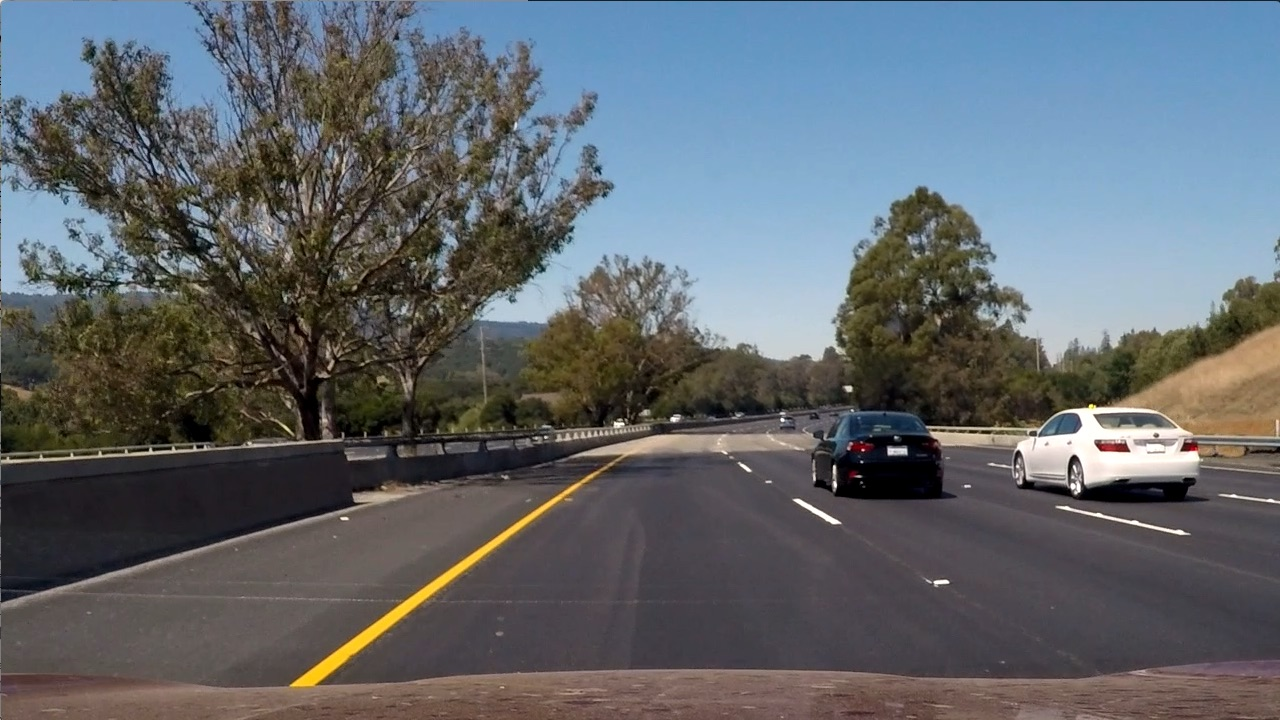
#> input picture test_images/test6.jpg, 1280 x 720 px
$ jupyter execute --allow-errors Advanced-LineFinder.ipynb   (shell and % lines are left out)   (older library calls are emulated)
#> lines starting #> are read from the running program, lines starting #| are printed output that depends on the picture; after the words box and inside, x2 and y2 are one past the last pixel; in counts of white or black regions, pixels touching at a corner belong together
[cell 1]
import os
import cv2
import glob
import pickle
import numpy as np
import matplotlib.pyplot as plt
import matplotlib.image as mpimg

## Advanced Lane Finding Project
---
The goals / steps of this project are the following:

* Compute the camera calibration matrix and distortion coefficients given a set of chessboard images.
* Apply a distortion correction to raw images.
* Use color transforms, gradients, etc., to create a thresholded binary image.
* Apply a perspective transform to rectify binary image ("birds-eye view").
* Detect lane pixels and fit to find the lane boundary.
* Determine the curvature of the lane and vehicle position with respect to center.
* Warp the detected lane boundaries back onto the original image.
* Output visual display of the lane boundaries and numerical estimation of lane curvature and vehicle position.

---

# Camera calibration

[cell 2]
# [24 lines left out: function calibration, not called in this run]

def undistort(img, mtx, dist):
    dst = cv2.undistort(img, mtx, dist, None, mtx)
    return dst

[cell 3]
#mtx, dist = calibration()

[cell 4]
#calibration = {}
#calibration["mtx"] = mtx
#calibration["dist"] = dist
#pickle.dump( calibration, open( "calibration.p", "wb" ) )

[cell 5]
calibration = pickle.load(open( "calibration.p", "rb" ))
#> (reads calibration.p from the repository)

[cell 6]
mtx = calibration["mtx"]
dist = calibration["dist"]

[cell 7]
#img = cv2.drawChessboardCorners(img, (m,n), corners, ret)

[cell 8]
img = mpimg.imread("./test_images/test6.jpg")
#> img is the input picture: shape (720, 1280, 3); mean R, G, B 97, 102.6, 107.9

[cell 9]
dst = undistort(img, mtx, dist)

[cell 10]
def plot(img, converted, title1='Original', title2='Converted', cmap="gray"):
    f, (ax1, ax2) = plt.subplots(1, 2, figsize=(20,10))
    f.subplots_adjust(hspace = .2, wspace=.05)
    ax1.imshow(img)
    ax1.set_title(title1, fontsize=30)
    ax2.imshow(converted, cmap=cmap)
    ax2.set_title(title2, fontsize=30)

[cell 11]
plot(img, dst, 'Original', 'Undistorted')
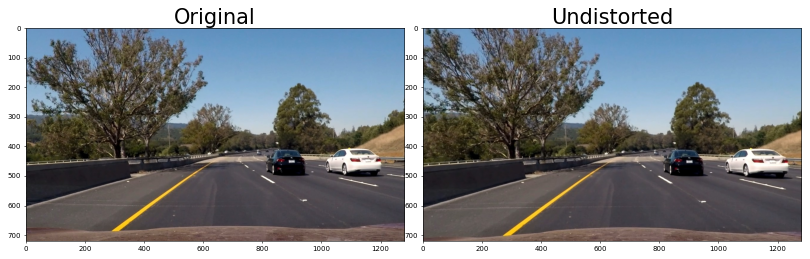
#> figure drawn by matplotlib, 2 panels

[cell 12]
def perspective_matrices(img, flag=False):
#> called with flag = False
    n, m = img.shape[:-1]
#> n = 720; m = 1280
    src = np.array([ [550, 450], [750,450], [1200, 700], [100, 700] ], dtype='float32')
    ofs = 0 # offset for dst points
    dst = np.array([ [ofs, ofs], [m, ofs], [m, n], [ofs, n] ], dtype='float32')
    M = cv2.getPerspectiveTransform(src, dst)
    Minv = cv2.getPerspectiveTransform(dst, src)
    return M, Minv

[cell 13]
M, Minv = perspective_matrices(img)
#> M = [[-0.901, -1.62, 1225.9], [1.89e-16, -2.23, 1003.9], [0, -0.00254, 1]]; Minv = [[0.156, -0.739, 550], [0, -0.448, 450], [0, -0.00114, 1]]

[cell 14]
def perspective(img, M):
    n, m = img.shape[:-1]
#> n = 720; m = 1280
    warped = cv2.warpPerspective(img, M, (m,n), flags=cv2.INTER_LINEAR)
    return warped

[cell 15]
warped = perspective(dst, M)

[cell 16]
plot(dst, warped, 'Undistort', 'Warped')

# gradient & color thresholding

[cell 17]
# [7 lines left out: function region, not called in this run]

[cell 18]
def grayscale(img):
    return cv2.cvtColor(img, cv2.COLOR_RGB2GRAY)
#> returned value: shape (720, 1280)

def hsvscale(img):
    hsv = cv2.cvtColor(img, cv2.COLOR_RGB2HSV)
    return hsv

def hlsscale(img):
    hls = cv2.cvtColor(img, cv2.COLOR_RGB2HLS)
    return hls

def gaussian_blur(img, kernel_size):
    """Applies a Gaussian Noise kernel"""
    return cv2.GaussianBlur(img, (kernel_size, kernel_size), 0)

def sobel_thresh(img, sobel_kernel=5, flag="x", thresh_min=0, thresh_max=255):
    gray = grayscale(img)
    if flag == "x":
        sobelx = cv2.Sobel(gray, cv2.CV_64F, 1, 0, ksize=sobel_kernel)
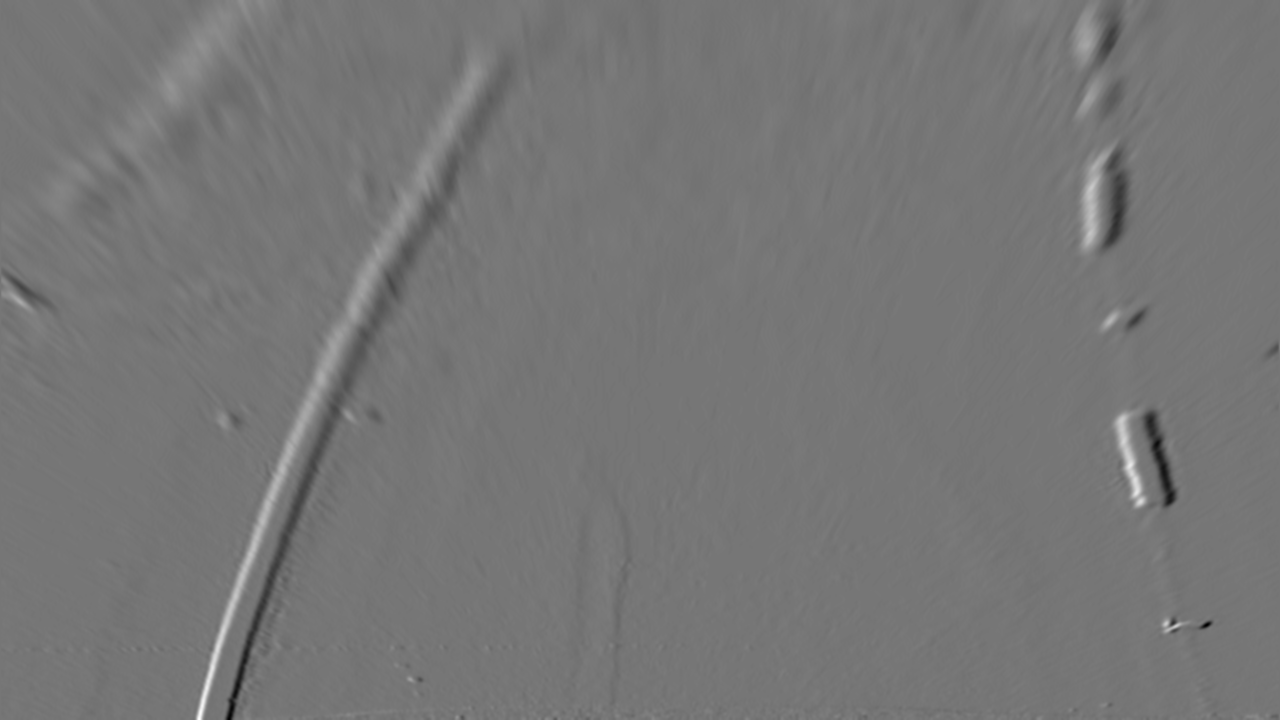
#> sobelx: shape (720, 1280) float64; min -2704, max 3118, mean 1.5; drawn with min black and max white
        sobel = np.absolute(sobelx)
    elif flag == "y":
        sobely = cv2.Sobel(gray, cv2.CV_64F, 0, 1, ksize=sobel_kernel)
        sobel = np.absolute(sobely)
    ## magnitude
    elif flag == "m":
        sobelx = cv2.Sobel(gray, cv2.CV_64F, 1, 0, ksize=sobel_kernel)
        sobely = cv2.Sobel(gray, cv2.CV_64F, 0, 1, ksize=sobel_kernel)
        sobel = np.sqrt(sobelx**2 + sobely**2)
    ## direction
    elif flag == "d":
        sobelx = cv2.Sobel(gray, cv2.CV_64F, 1, 0, ksize=sobel_kernel)
        sobely = cv2.Sobel(gray, cv2.CV_64F, 0, 1, ksize=sobel_kernel)
        abs_sobelx = np.absolute(sobelx)
        abs_sobely = np.absolute(sobely)
        direction = np.arctan2(abs_sobely, abs_sobelx)

    if flag != "d":
        scaled_sobel = np.uint8(255*sobel/np.max(sobel))
    else:
        scaled_sobel = direction

    mask = np.zeros_like(scaled_sobel)
    mask[(scaled_sobel > thresh_min) & (scaled_sobel <= thresh_max)] = 1
    return mask

def color_thresh(img, flag="s", thresh_min=0, thresh_max=255):

    hls = hlsscale(img)
    if flag == "s":
        channel = hls[:,:,2]
    elif flag == "l":
        channel = hls[:,:,1]
    elif flag == "h":
        channel = hls[:,:,0]
    elif flag == "g":
        channel = grayscale(img)

    scaled_channel = channel[:]#np.uint8(255*channel/np.max(channel))
    mask = np.zeros_like(scaled_channel)
    mask[(scaled_channel > thresh_min) & (scaled_channel <= thresh_max)] = 1
    return mask

[cell 19]
gauss = gaussian_blur(warped, 5)

[cell 20]
thresh = sobel_thresh(gauss, flag="x", thresh_min=25, thresh_max=255)
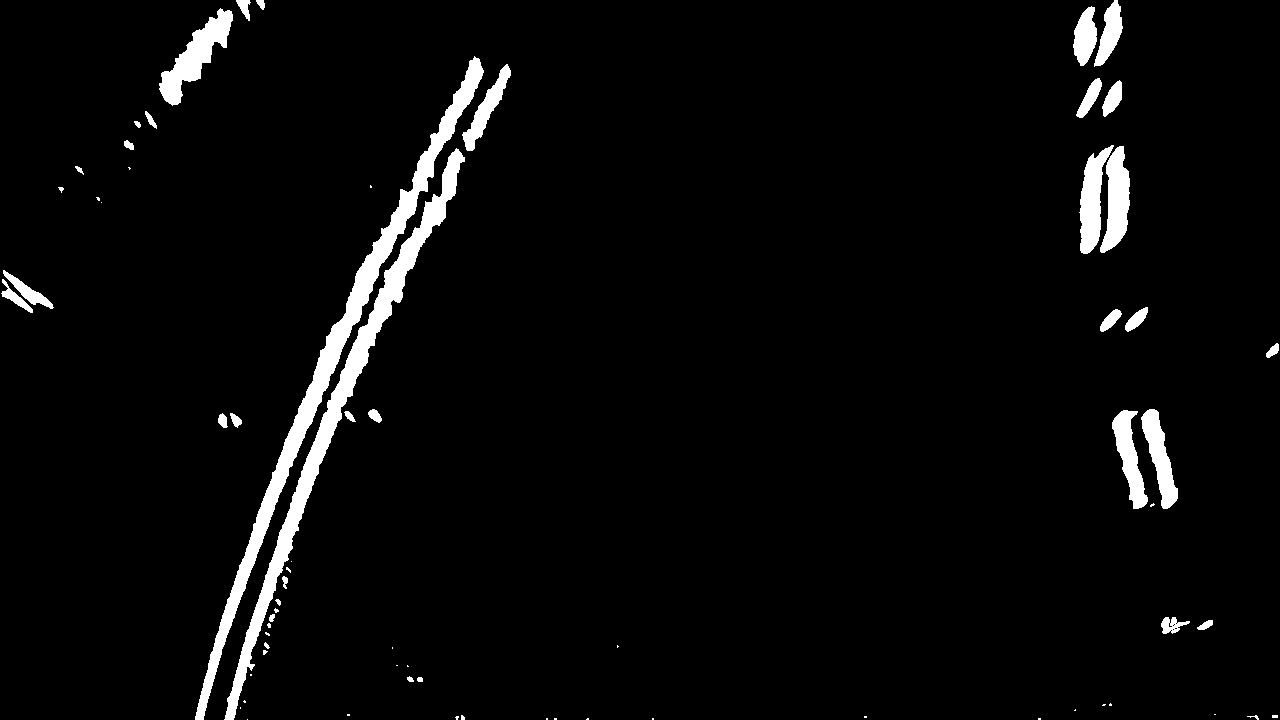
#> thresh: shape (720, 1280); values 0 (black) and 1 (white), 4% white; 70 white regions (33 under 20 px), largest, box (x1, y1, x2, y2) and area: (195, 56, 484, 720) 10597, (224, 148, 465, 720) 9268, (159, 8, 233, 106) 2567

[cell 21]
plot(warped, thresh, 'Warped', 'x-Sobel')

[cell 22]
color = color_thresh(gauss, "s", 180, 200)
#> in hlsscale, `hls = cv2.cvtColor(img, cv2.COLOR_RGB2HLS)`: hls: shape (720, 1280, 3); mean of channels 0, 1, 2 101.5, 83.7, 22.7
#> in color_thresh, `channel = hls[:,:,2]`:
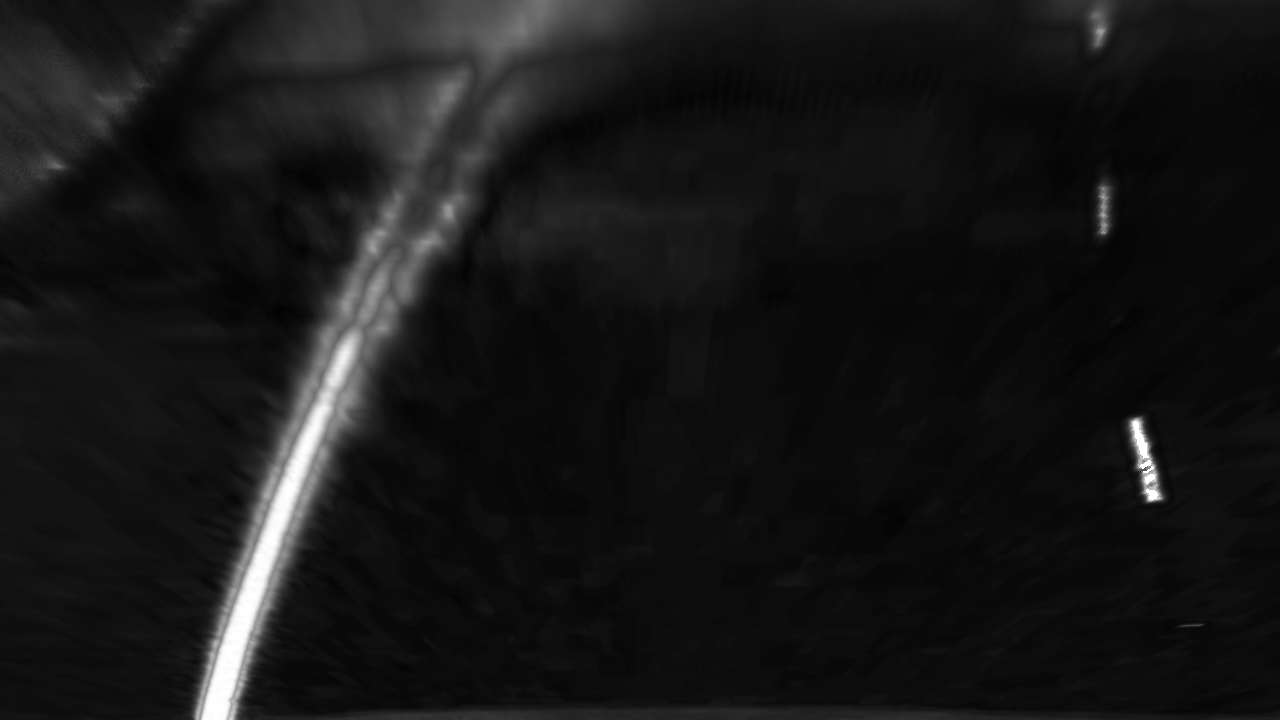
#> channel: shape (720, 1280); min 2, max 255, mean 22.7
#> color: shape (720, 1280); values 0 (black) and 1 (white), 0.14% white in thin lines or dots, all inside (x1, y1, x2, y2) = (198, 337, 1160, 720)

[cell 23]
plot(warped, color, 'Warped', 'S-Channel')

[cell 24]
combined = np.zeros_like(color)
combined[(color == 1) | (thresh == 1)] = 1

[cell 25]
plot(warped, combined, 'Warped', 'Combined')
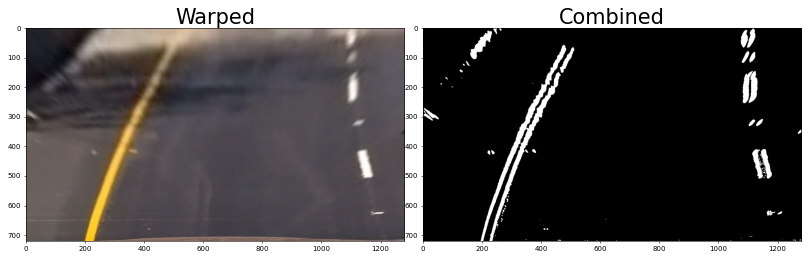
#> figure drawn by matplotlib, 2 panels

# build pipeline

[cell 26]
def starting_centers(image):
    n, m = image.shape[:2]
    ofs = m // 2

    left_center = None
    right_center = None

    hist = np.sum(image[n//2:], axis=0)
    t = hist.shape[0]//4

    left_hist = hist[:t]
    if len(left_hist) != 0:
        left_center = left_hist.argmax()

    right_hist = hist[(ofs + t):]
    if len(right_hist) != 0:
        right_center = right_hist.argmax() + (ofs + t)

    return (left_center, right_center)

[cell 27]
left_center, right_center = starting_centers(combined)

[cell 28]
right_center

[cell 29]
left_center

[cell 30]
def window_routine(image, center, height_win, t, k=100, flag=False):

    bottom_left = ((-k + center), (height_win*t))
    bottom_right = ((center + k), (height_win*t))
    upper_left = ((-k + center), (height_win)*(t+1))
    upper_right = ((center + k), (height_win)*(t+1))

    if flag == True:
        cv2.rectangle(gauss,bottom_left,upper_right,(0,0,255), 6)

    win = image[(height_win*t):((height_win)*(t+1)), (-k + center):(center + k)]
    return win

[cell 31]
def windows_compute(win, line, old_center, height_win, t, k=100, flag=False):

    line_w = win.nonzero()
    hist = np.sum(win, axis=0)

    if len(hist) == 0:
        return old_center, line

    center = hist.argmax()
    minpix = 50
    if len(line_w[0]) > minpix:
        new_center = old_center  + (center - k)
    else:
        new_center = old_center
    line[0].extend(line_w[1] + (-k + old_center))
    line[1].extend(line_w[0] + (height_win)*(t))

    if flag == True:
        cv2.line(gauss, (new_center, (height_win)*(t)), (new_center, (height_win)*(t+1)), (255,0,0), 6)
    return new_center, line

[cell 32]
def detect_lines(image, left_center_old, right_center_old):

#> called with left_center_old = 285, right_center_old = 1150
    n, m = image.shape[:2]
    n_windows = 8
    height_win = n // n_windows

    line_left = [[], []]
    line_right = [[], []]
    radius_left = []
    radius_right = []
    xl = []
    yl = []
    xr = []
    yr = []

    left_center, right_center = starting_centers(image)

    if left_center == None and right_center == None:
        xl, yl, xr, yr, radius_left, radius_right, left_center, right_center

    if left_center == None:
        left_center = left_center_old

    left_center_start = left_center

    if right_center == None:
        right_center = right_center_old

    right_center_start = right_center

    for t in range((n_windows-1),-1, -1):
        win_left = window_routine(image, left_center, height_win, t, flag=True)
        win_right = window_routine(image, right_center, height_win, t, flag=True)

        left_center, line_left = windows_compute(win_left, line_left, left_center, height_win, t, flag=True)
        right_center, line_right = windows_compute(win_right, line_right, right_center, height_win, t, flag=True)

    left_x = line_left[0]
    left_y = line_left[1]
    yl = np.linspace(0,n)

    if left_x != []:

        left_fit = np.polyfit(left_y, left_x, 2)
        xl = left_fit[2] + left_fit[1]*yl + left_fit[0]*yl**2
        radius_left = (1 + (2 * left_fit[0] * yl + left_fit[1])**2)*(3/2) / (2 * left_fit[0])

        xl = xl.astype("int32")
        yl = yl.astype("int32")

    right_x = line_right[0]
    right_y = line_right[1]
    yr = np.linspace(0,n)

    if right_x != []:

        right_fit = np.polyfit(right_y, right_x, 2)
        xr = right_fit[2] + right_fit[1]*yr + right_fit[0]*yr**2
        radius_right = (1 + (2 * right_fit[0] * yr + right_fit[1])**2)*(3/2) / (2 * right_fit[0])

        xr = xr.astype("int32")
        yr = yr.astype("int32")

    return xl, yl, xr, yr, radius_left, radius_right, left_center_start, right_center_start

[cell 33]
xl, yl, xr, yr, radius_left, radius_right, left_center_start, right_center_start = detect_lines(combined,
                                                                                                285, 1150)

[cell 34]
plt.imshow(gauss, cmap="gray")
plt.show()
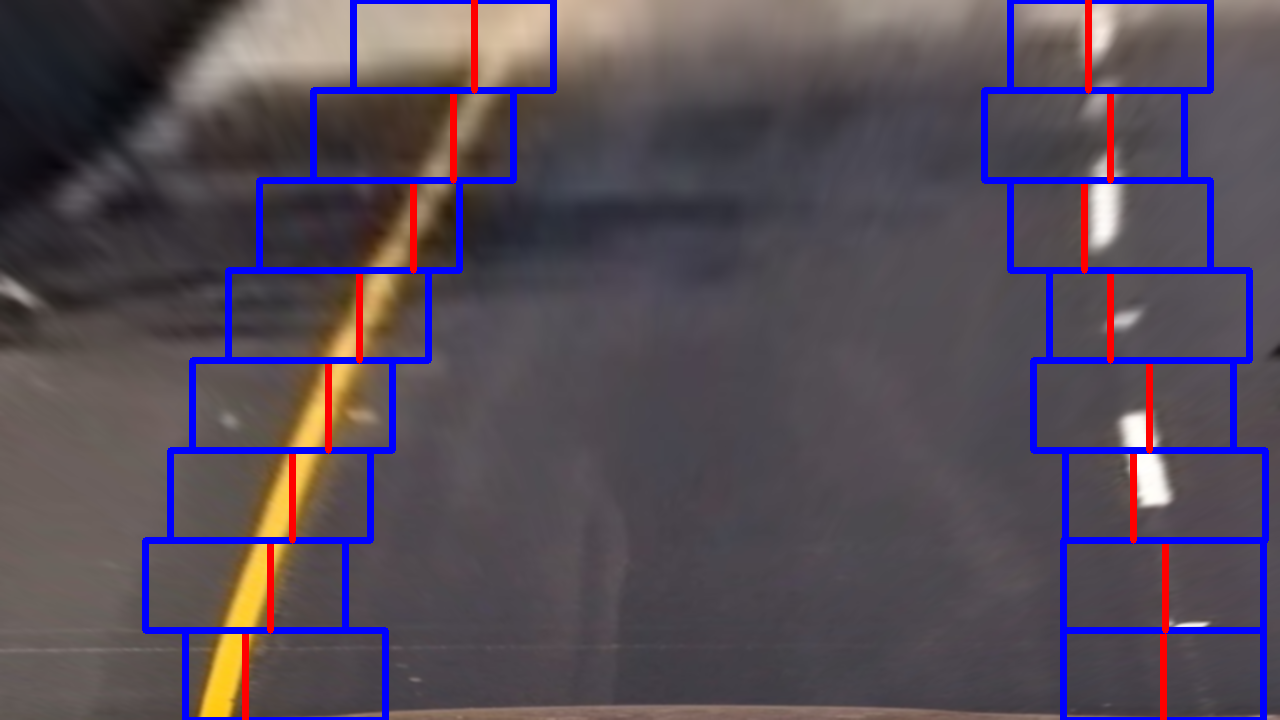
#> shown: shape (720, 1280, 3); mean R, G, B 85.7, 75.7, 87.9

[cell 35]
plt.imshow(gauss, cmap="gray")
plt.plot(xl, yl, color="green", linewidth=4)
plt.plot(xr, yr, color="green", linewidth=4)
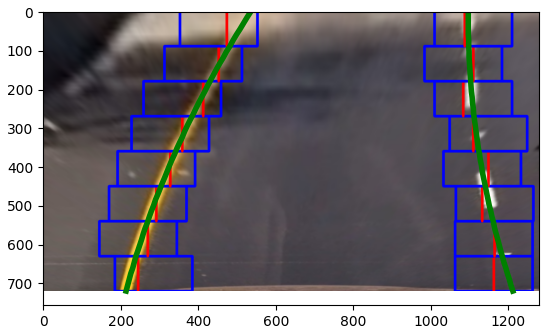
#> figure drawn by matplotlib, 1 panel

[cell 36]
def pipeline(img, left_center_old=285, right_center_old=1150, flag=False):

#> called with left_center_old = 285, right_center_old = 1150, flag = True
    dst = undistort(img, mtx, dist)
    M, Minv = perspective_matrices(img)
    warped = perspective(dst, M)
    gauss = gaussian_blur(warped, 5)
    thresh = sobel_thresh(gauss, flag="x", thresh_min=25, thresh_max=255)
    color = color_thresh(gauss, "s",  thresh_min=180,  thresh_max=200)
    combined = np.zeros_like(color)
    combined[(color == 1) | (thresh == 1)] = 1
    xl, yl, xr, yr, radius_left, radius_right, left_center_start, right_center_start = detect_lines(combined,
                                                                                                    left_center_old,
                                                                                                    right_center_old)
#> `warped, xl, yl, xr, yr, radius_left, radius_right, left_center_start, ..`: xl = 50 values, max 535 at index 0, min 214 at index 49, mean 353.2; yl = 50 values from 0 to 720; xr = 50 values from 1097 to 1212; yr = 50 values from 0 to 720; radius_left = 50 values, max 4136.9 at index 0, min 3175.3 at index 49, mean 3592; radius_right = 50 values, max 3599 at index 49, min 3253.7 at index 1, mean 3367.9; left_center_start = 285; right_center_start = 1163

    if flag==True:
        return gauss, xl, yl, xr, yr, radius_left, radius_right, left_center_start, right_center_start, Minv
    else:
        return xl, yl, xr, yr, radius_left, radius_right, left_center_start, right_center_start, Minv

[cell 37]
def draw(img, xl, yl, xr, yr,  Minv):
    new_img = np.copy(img)

    color_warp = np.zeros_like(new_img).astype(np.uint8)
    h, w = warped.shape[:2]
#> h = 720; w = 1280

    if xl != []:
        pts_left = np.array([np.transpose(np.vstack([xl, yl]))])
        cv2.polylines(color_warp, np.int32([pts_left]), isClosed=False, color=(0,255,255), thickness=15)

    if xr != []:
        pts_right = np.array([np.flipud(np.transpose(np.vstack([xr, yr])))])
        cv2.polylines(color_warp, np.int32([pts_right]), isClosed=False, color=(255,0,255), thickness=15)

    if xl != [] and xr != []:
        pts = np.hstack((pts_left, pts_right))
        cv2.fillPoly(color_warp, np.int_([pts]), (0,255, 0))

    newwarp = cv2.warpPerspective(color_warp, Minv, (w, h))
    result = cv2.addWeighted(new_img, 1, newwarp, 0.5, 0)
    return result

[cell 38]
files = os.listdir("./test_images/")

[cell 39]
f, axs = plt.subplots(len(files), 3, figsize=(20,20))
f.subplots_adjust(hspace = .2, wspace=.05)

#> (the rest of this cell did not finish here and is left out)
